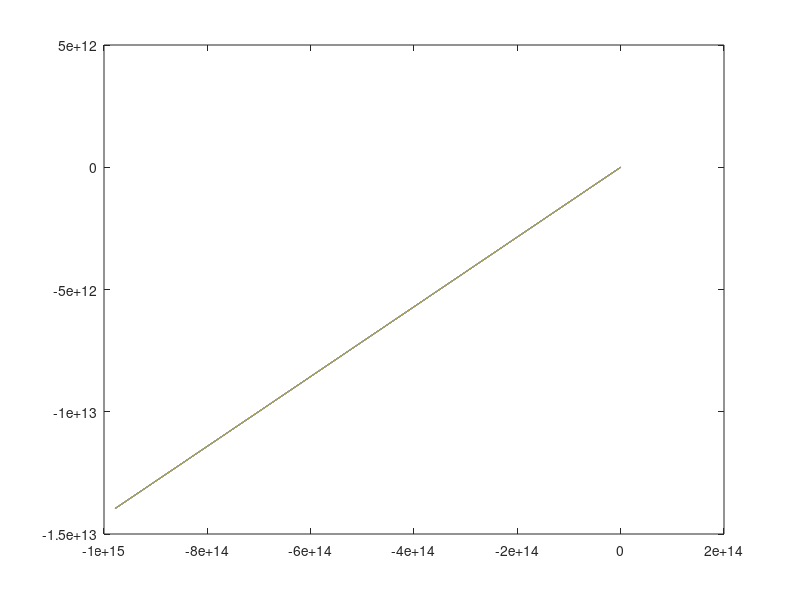

Here is the MATLAB script that generated this plot:
fidX = fopen('X.dat')
fidY = fopen('Y.dat')
X = fscanf(fidX,'%g',[10 1000]).'
Y = fscanf(fidY, '%g', [10 1000]).'
plot(X,Y)
%legend('Solar system Simulation');